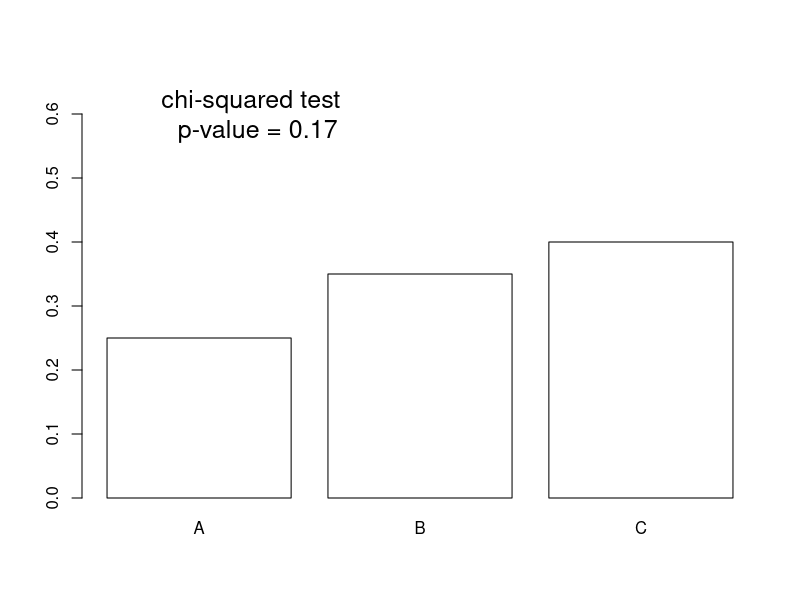
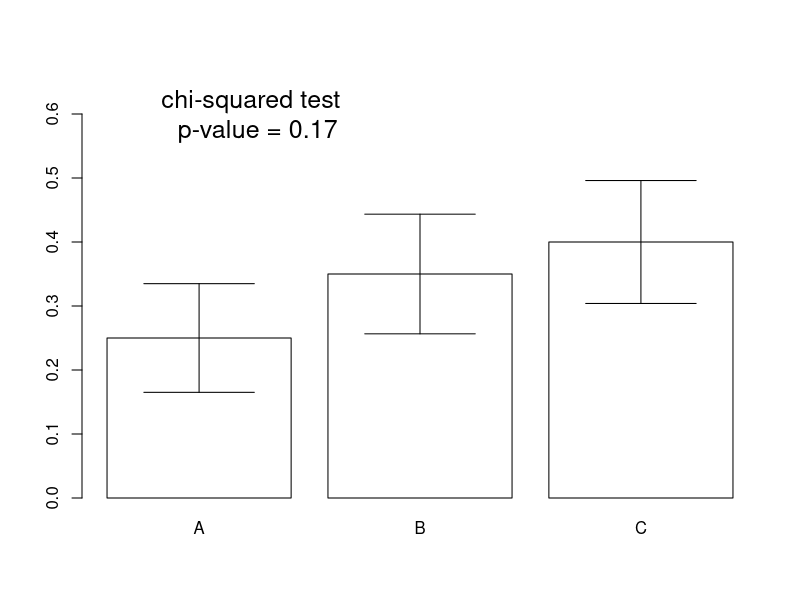
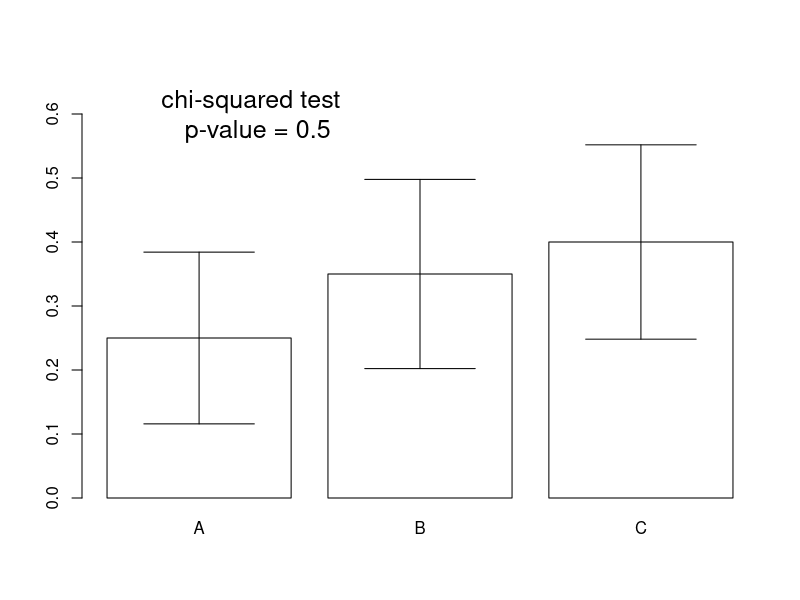
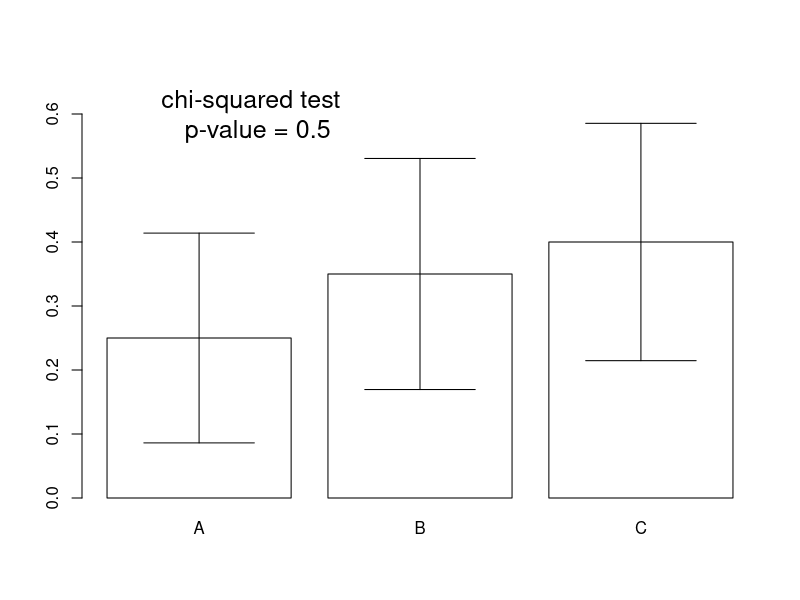
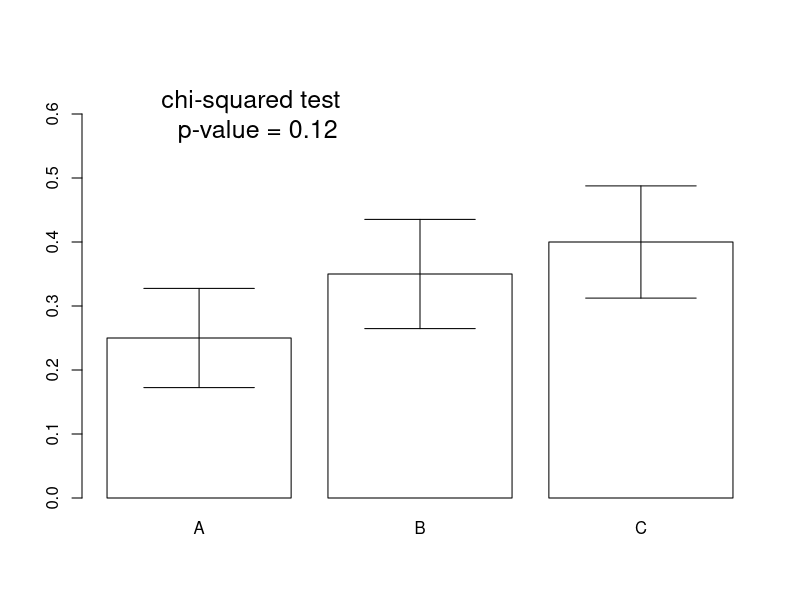
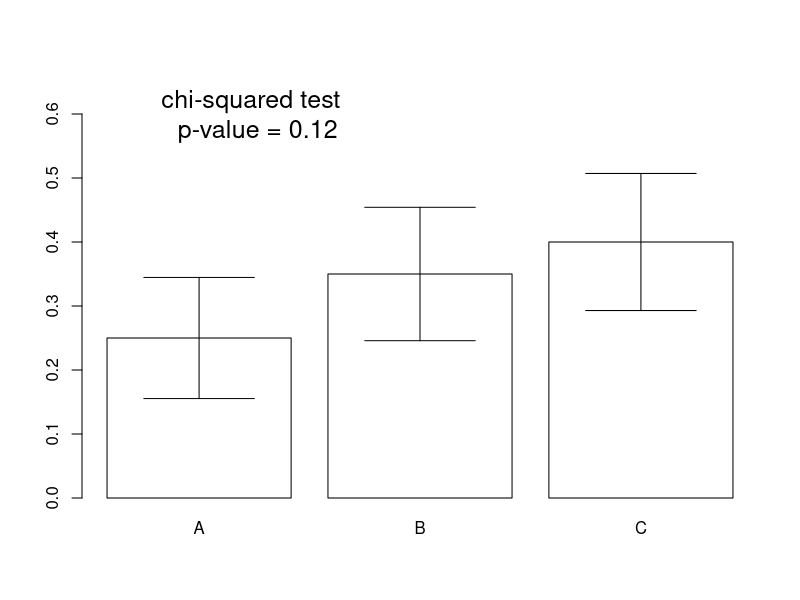
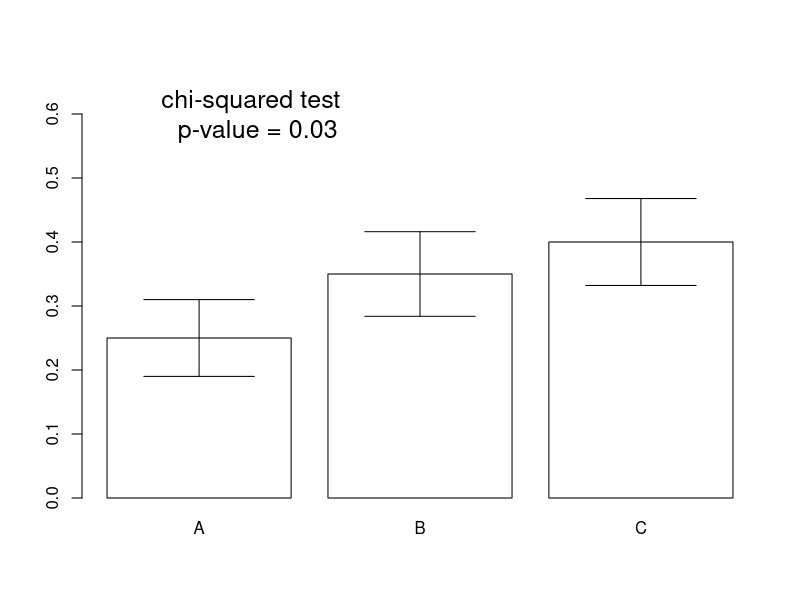
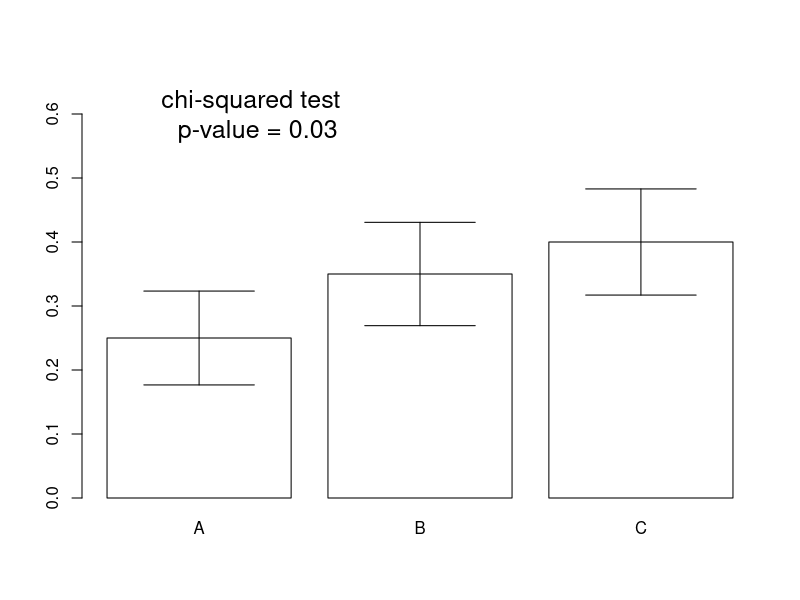

Generate these figures, in order, with R:
##Zach Branson

#Here we demonstrate that graphics may look the same, but
#the statistical inference may look very different
#(largely because of sample size/uncertainty).

#In this example, we will create synthetic data w/ 3 categories,
#where the proportions are x

#function that displays a barplot with confidence intervals
#for any dataframe with (A, B, C) categories.
getBarplot = function(n,
	props = c(0.25, 0.35, 0.4),
	displayCIs = FALSE, alpha = 0.05){
	#first, check to make sure that
	#each n*p is a whole number
	#(such that it's a proper barplot)
	if( sum((n*props)%%1 == 0) < 3 ){
		return(print("n times trueProps must be whole numbers."))
	}
	if( sum(props) != 1 ){
		return(print("total props must equal 1."))
	}
	#proportions
	propA = props[1]; propB = props[2]; propC = props[3]
	#create dataset
	data = data.frame(cat = c(
		rep("A", n*propA),
		rep("B", n*propB),
		rep("C", n*propC)))
	#compute CIs
	ciQuant = qnorm(1-alpha/2)
	propA.ci = c(
		propA - ciQuant*sqrt( (propA*(1-propA))/n ),
		propA + ciQuant*sqrt( (propA*(1-propA))/n )   )
	propB.ci = c(
		propB - ciQuant*sqrt( (propB*(1-propB))/n ),
		propB + ciQuant*sqrt( (propB*(1-propB))/n )   )
	propC.ci = c(
		propC - ciQuant*sqrt( (propC*(1-propC))/n ),
		propC + ciQuant*sqrt( (propC*(1-propC))/n )   )
	
	#create barplot
	#note that, regardless of whether CIs are displayed,
	#we set ylim equal to max of CIs, for ease of comparison. 
	barplot(prop.table(table(data$cat)), col = "white",
		main = "",
		ylim = c(0, 0.65))
	#add text with sample size and chi-squared p-value
	text(x = 1, y = 0.6,
		paste0("chi-squared test \n p-value = ",
			round(chisq.test(table(data$cat))$p.value, digits = 2)),
		cex = 1.5)
	#display CIs?
	if(displayCIs){
		segments(x0 = 0.7, x1 = 0.7, y0 = propA.ci[1], y1 = propA.ci[2])
		segments(x0 = 0.4, x1 = 1, y0 = propA.ci[1], y1 = propA.ci[1])
		segments(x0 = 0.4, x1 = 1, y0 = propA.ci[2], y1 = propA.ci[2])

		segments(x0 = 1.9, x1 = 1.9, y0 = propB.ci[1], y1 = propB.ci[2])
		segments(x0 = 1.6, x1 = 2.2, y0 = propB.ci[1], y1 = propB.ci[1])
		segments(x0 = 1.6, x1 = 2.2, y0 = propB.ci[2], y1 = propB.ci[2])

		segments(x0 = 3.1, x1 = 3.1, y0 = propC.ci[1], y1 = propC.ci[2])
		segments(x0 = 2.8, x1 = 3.4, y0 = propC.ci[1], y1 = propC.ci[1])
		segments(x0 = 2.8, x1 = 3.4, y0 = propC.ci[2], y1 = propC.ci[2])
	}
}

getBarplot(n = 100, props = c(0.25, 0.35, 0.4))
getBarplot(n = 100, props = c(0.25, 0.35, 0.4), displayCIs = TRUE)

#Significance of chi-squared test
#as a function of sample size
n.vec = seq(20, 1000, by = 20)
chisq.pvalue = (length = length(n.vec))
#we'll also consider significance of a pairwise test
#between A and B, and A and C.
#Specifically, we'll compute whether 0 is
#inside the CI for the difference in proportions.
#Because these proportions are always negative,
#we'll only compute the upper bound.
ciAB = (length = length(n.vec))
ciAC = (length = length(n.vec))
for(n in n.vec){
	props = c(0.25, 0.35, 0.4)
	#chi-squared test
	chisq.pvalue[n/n.vec[1]] = 
	chisq.test(c(n*props[1],n*props[2],n*props[3]),
		p = rep(1/3, 3))$p.value
	#proportions
	propA = props[1]; propB = props[2]; propC = props[3]
	#CI upper bound for difference between A and B.
	diffAB = propA - propB
	seAB = sqrt( propA*(1-propA)/n + propB*(1-propB)/n 
		+ 2*propA*propB/n 
		)
	ciAB[n/n.vec[1]] = diffAB + qnorm(1-(0.05/3)/2)*seAB
	#CI upper bound for difference between A and C.
	diffAC = propA - propC
	seAC = sqrt( propA*(1-propA)/n + propC*(1-propC)/n 
		+ 2*propA*propC/n 
		)
	ciAC[n/n.vec[1]] = diffAC + qnorm(1-(0.05/3)/2)*seAC
}

# We want to create four plots:
# 1) overall chi-squared test fails to reject,
#    and all CIs overlap.
n.vec[which( chisq.pvalue > 0.05 & ciAB > 0 & ciAC > 0 )]
getBarplot(n = 40, props = c(0.25, 0.35, 0.4),
	displayCIs = TRUE)
#same plot, corrected for multiple testing
getBarplot(n = 40, props = c(0.25, 0.35, 0.4),
	displayCIs = TRUE,
	alpha = 0.05/3)

# 2) overall chi-squared test fails to reject,
#    all CIs overlap, and at least one pairwise test reject
n.vec[which( chisq.pvalue > 0.05 & (ciAB < 0 | ciAC < 0 ))]
getBarplot(n = 120,
	props = c(0.25, 0.35, 0.4),
	displayCIs = TRUE)
#same plot, corrected for multiple testing
getBarplot(n = 120,
	props = c(0.25, 0.35, 0.4),
	displayCIs = TRUE,
	alpha = 0.05/3)
#note that this CI rejects when NOT accounting for 
#multiple testing, but otherwise fails to reject.
ciAC[120/20]

# 3) overall chi-squared test rejects,
#    and at least one pairwise test rejects.
n.vec[which( chisq.pvalue < 0.05 & (ciAB < 0 | ciAC < 0 ))]
getBarplot(n = 200,
	props = c(0.25, 0.35, 0.40),
	displayCIs = TRUE)
#the same plot, but corrected for multiple testing
getBarplot(n = 200,
	props = c(0.25, 0.35, 0.40),
	displayCIs = TRUE,
	alpha = 0.05/3)
#note that this CI rejects regardless of whether
#one accounts for multiple testing
ciAC[200/20]


